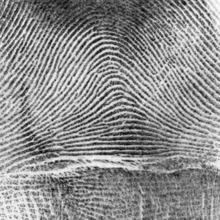
%> input picture Project2/fingerprint.png, 220 x 220 px, shrunk from 512 x 512 before the run
$ octave hw2_4_b_2.m   (GNU Octave 9; MATLAB toolbox functions it lacks are replaced by stand-ins)
%> lines starting %> are read from the running program, lines starting %| are printed output that depends on the picture; in (x1, y1, x2, y2) boxes, pixels count from 0 and x2, y2 are one past the last pixel; in counts of white or black regions, pixels touching at a corner belong together; the program's own positions count from 1
%> further down, I is the input picture: size 220x220 uint8; min 9, max 253, mean 141.5
### Project2/AdaptiveEqualize.m
function Io = AdaptiveEqualize (I)
    if max(max(I))>1
        display('Intensity should not exceed 1');
        pause;
    end

    if min(min(I))<0
        display('Intensity should not be smaller than 0');
        pause;
    end

    I=255*I;

    Io=zeros(size(I));
    [w,h]=size(I);
%> w = 220; h = 220


    for i=1:floor(double(w/32))
        for j=1:floor(double(h/32))

            block_mean=0;
            variance=0;
            count=0;
            for x=1+(i-1)*32:min(32+(i-1)*32,w)
                for y=1+(j-1)*32:min(32+(j-1)*32,h)
                    block_mean=block_mean+double(I(x,y));
                    count=count+1;
                    %variance=variance+;
                end
            end
            block_mean=block_mean/count;
            for x=1+(i-1)*32:min(32+(i-1)*32,w)
                for y=1+(j-1)*32:min(32+(j-1)*32,h)
                    variance=variance+(I(x,y)-block_mean)*(I(x,y)-block_mean);
                end
            end
            variance=variance/count;
            sigma=sqrt(variance);
            if sigma==0
                for x=1+(i-1)*32:min(32+(i-1)*32,w)
                    for y=1+(j-1)*32:min(32+(j-1)*32,h)
                        Io(x,y)=I(x,y)-block_mean+128;
                    end
                end
            else
                for x=1+(i-1)*32:min(32+(i-1)*32,w)
                    for y=1+(j-1)*32:min(32+(j-1)*32,h)
                        if ((I(x,y)-block_mean)/sigma)*50+128>255
                            Io(x,y)=255;
                        elseif ((I(x,y)-block_mean)/sigma)*50+128<0
                            Io(x,y)=0;
                        else
                            Io(x,y)=((I(x,y)-block_mean)/sigma)*50+128;
                        end
                    end
                end
            end

        end
    end
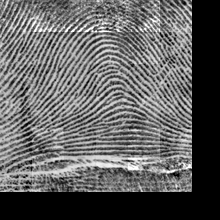
%> Io: size 220x220 double; min 0, max 255, mean 97.5


    Io=Io/255;

end

### Project2/func_otsu.m
%Bi-segmentation(choose k which realize largest variance to total mean)
function [It, t] = func_otsu(I)
%I is from 0 to 255

f=I(:);%change to one column
f=double(f);
mg = mean(f);
%> mg = 97.45
vg = var(f);
%> vg = 4860.7
n = length(f);
%> n = 48400
for k = 1:255
    i1 = find(f<k);
    i2 = find(f>=k);
    n1 = length(i1);
    n2 = length(i2);
    m1 = mean(f(i1));
    m2 = mean(f(i2));
    vb(k) = (n1/n)*(m1-mg)^2 + (n2/n)*(m2-mg)^2;
end;
%> this loop made 255 passes
%> (n1, n2, m1, m2) on passes 1 to 3: (11573, 36827, 0.000102, 128.1), (11574, 36826, 0.000274, 128.1), (11582, 36818, 0.00184, 128.1)
%> after the loop, vb = 255 values, max 3591.8 at index 89, min 59.63 at index 255, mean 2326
vb=vb/vg;
%> vb = 255 values, max 0.739 at index 89, min 0.0123 at index 255, mean 0.479
[d t] = max(vb);
%> d = 0.739; t = 89
It = I>t;
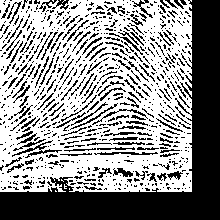
%> It: size 220x220 logical; 56.9% white; 758 black regions (611 under 20 px), largest, box (x1, y1, x2, y2) and area: (0, 0, 220, 220) 11938, (12, 140, 62, 158) 180, (94, 152, 158, 155) 124
figure(2);
subplot(2,1,1);hist(f,256);
subplot(2,1,2);plot(vb,'r');
end

### Project2/hw2_4_b_2.m
clear all
close all


I=imread('fingerprint.png');%0-255
I=double(I);
I=I./255;
I = AdaptiveEqualize (I);
I_middle=I*255;
[Io, t] = func_otsu(I_middle);
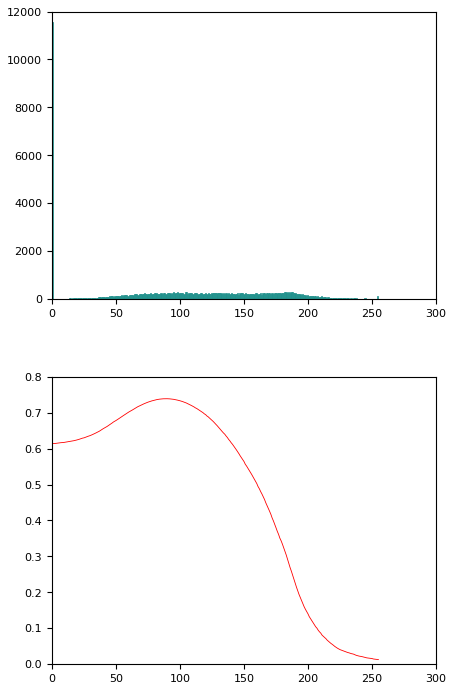
%> figure redrawn from the program's plot data, 2 panels; panel 1: tallest bar 11573 high, from x = 0 to 0.996; panel 2: curve peaks at x = 89, y = 0.739
%> t = 89
figure(1);imshow(I);title('original image');
figure(3);imshow(Io);title('image after otsu');
imwrite(Io,'hw2_4_b_2image_after_otsu.png');

$ run again, with Project2/boat.png copied over Project2/fingerprint.png
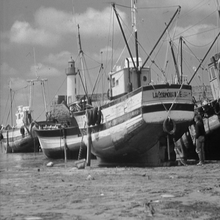
%> input picture Project2/boat.png, 220 x 220 px, shrunk from 512 x 512 before the run
%> I is the input picture: size 220x220 uint8; min 3, max 253, mean 129.7
%> after the loop in AdaptiveEqualize, `for i=1:floor(double(w/32))`:
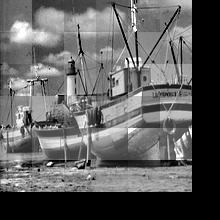
%> Io: size 220x220 double; min 0, max 255, mean 97.7
%> mg = 97.67
%> vg = 4719.9
%> the loop in func_otsu, `for k = 1:255` made 255 passes
%> (n1, n2, m1, m2) on passes 1 to 3: (11938, 36462, 0.000786, 129.6), (11946, 36454, 0.00193, 129.7), (11956, 36444, 0.00416, 129.7)
%> after the loop in func_otsu, `for k = 1:255`: vb = 255 values, max 3565.1 at index 80, min 118.7 at index 255, mean 2255.4
%> in func_otsu, `vb=vb/vg;`: vb = 255 values, max 0.755 at index 80, min 0.0252 at index 255, mean 0.478
%> in func_otsu, `[d t] = max(vb);`: d = 0.755; t = 80
%> It: size 220x220 logical; 64.1% white; 225 black regions (186 under 20 px), largest, box (x1, y1, x2, y2) and area: (0, 0, 220, 220) 12665, (32, 0, 96, 22) 631, (24, 111, 64, 128) 274
%> `[Io, t] = func_otsu(I_middle);`:
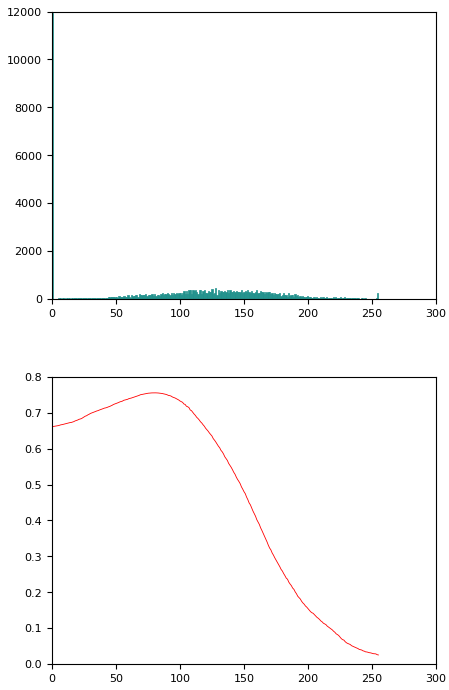
%> figure redrawn from the program's plot data, 2 panels; panel 1: tallest bar 11938 high, from x = 0 to 0.996; panel 2: curve peaks at x = 80, y = 0.755

$ run again, with Project2/house.png copied over Project2/fingerprint.png
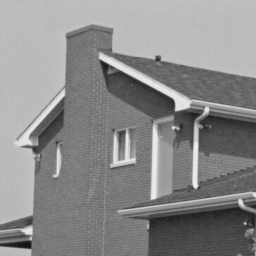
%> input picture Project2/house.png, 256 x 256 px
%> I is the input picture: size 256x256 uint8; min 16, max 239, mean 138
%> after the loop in AdaptiveEqualize, `for i=1:floor(double(w/32))`:
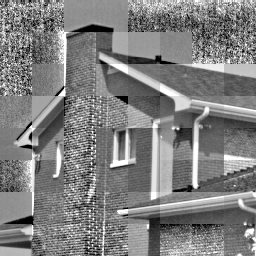
%> Io: size 256x256 double; min 0, max 255, mean 127.9
%> mg = 127.9
%> vg = 2210.6
%> the loop in func_otsu, `for k = 1:255` made 255 passes
%> (n1, n2, m1, m2) on passes 1 to 3: (515, 65021, 0.00601, 128.9), (531, 65005, 0.0443, 129), (555, 64981, 0.156, 129)
%> after the loop in func_otsu, `for k = 1:255`: vb = 255 values, max 1338.5 at index 134, min 129.6 at index 1, mean 755.9
%> in func_otsu, `vb=vb/vg;`: vb = 255 values, max 0.606 at index 134, min 0.0586 at index 1, mean 0.342
%> in func_otsu, `[d t] = max(vb);`: d = 0.606; t = 134
%> It: size 256x256 logical; 42% white; 724 white regions (682 under 20 px), largest, box (x1, y1, x2, y2) and area: (0, 0, 256, 148) 8914, (65, 56, 191, 203) 3760, (99, 52, 256, 189) 2836
%> `[Io, t] = func_otsu(I_middle);`:
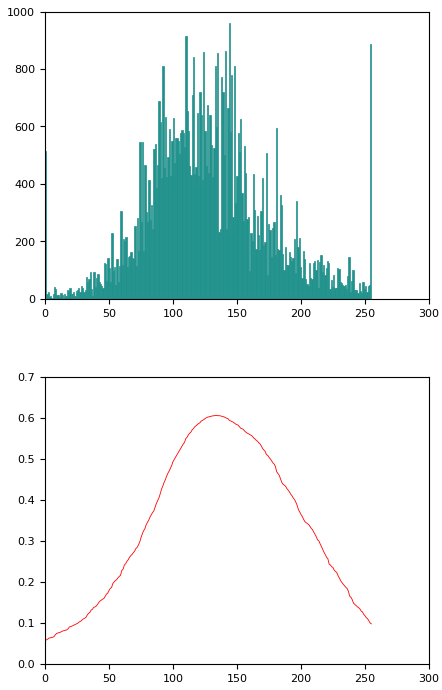
%> figure redrawn from the program's plot data, 2 panels; panel 1: tallest bar 962 high, from x = 143.4 to 144.4; panel 2: curve peaks at x = 134, y = 0.606

$ run again, with Project2/hw2_2_image_filter_20_times.png copied over Project2/fingerprint.png
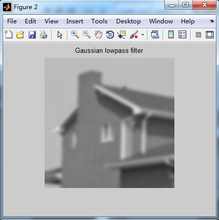
%> input picture Project2/hw2_2_image_filter_20_times.png, 219 x 220 px, shrunk from 432 x 433 before the run
%> I is the input picture: size 220x219x3 uint8; mean R, G, B 176.5, 179, 182.2
%> after the loop in AdaptiveEqualize, `for i=1:floor(double(w/32))`:
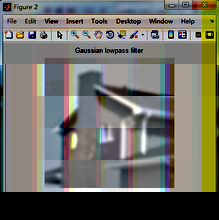
%> Io: size 220x219x3 double; mean R, G, B 113, 112.2, 103.3
%> mg = 109.5
%> vg = 3873.7
%> the loop in func_otsu, `for k = 1:255` made 255 passes
%> (n1, n2, m1, m2) on passes 1 to 3: (24258, 120282, 0.000708, 131.6), (24308, 120232, 0.00388, 131.6), (24350, 120190, 0.008, 131.7)
%> after the loop in func_otsu, `for k = 1:255`: vb = 255 values, max 2901.5 at index 80, min 99.19 at index 255, mean 1753.3
%> in func_otsu, `vb=vb/vg;`: vb = 255 values, max 0.749 at index 80, min 0.0256 at index 255, mean 0.453
%> in func_otsu, `[d t] = max(vb);`: d = 0.749; t = 80
%> `[Io, t] = func_otsu(I_middle);`:
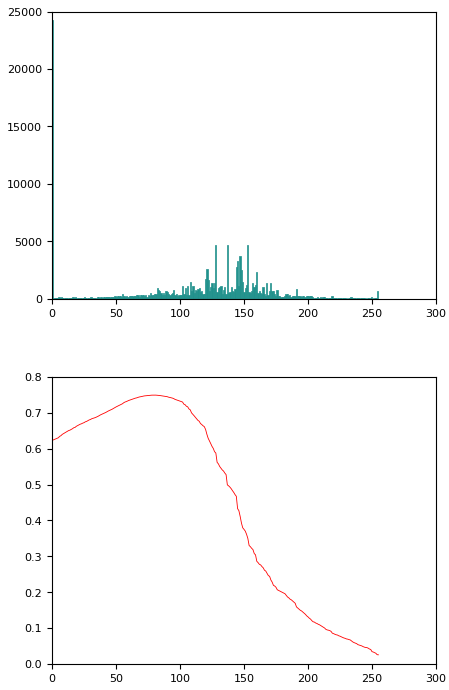
%> figure redrawn from the program's plot data, 2 panels; panel 1: tallest bar 24258 high, from x = 0 to 0.996; panel 2: curve peaks at x = 80, y = 0.749
